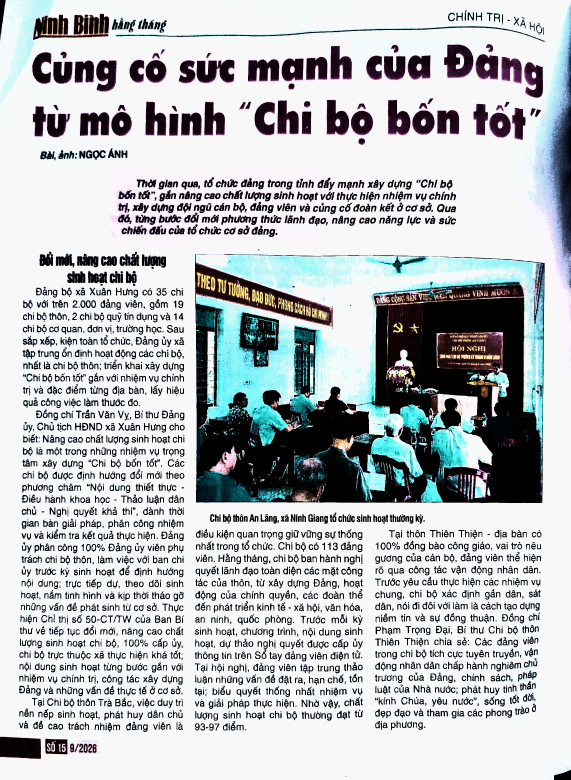
#> input picture giayto/app/de-an-nang-cap-scan/kiem-chung/R6.2/anh-app/IMG_NB_01_auto.jpg, 1713 x 2339 px (shown at 1/3 size)
$ python tao-camera-gia.py ../../de-an-nang-cap-scan/kiem-chung/R6.2/anh-app/IMG_NB_01_auto.jpg ../../de-an-nang-cap-scan/kiem-chung/R6.2/anh-app/IMG_NB_01_eco.jpg
#> lines starting #> are read from the running program, lines starting #| are printed output that depends on the picture
# Tạo tệp camera giả (.y4m) cho Chromium (--use-file-for-fake-video-capture) từ một ảnh.
# Dùng: python3 -I scripts/playwright/tao-camera-gia.py anh.jpg ra.y4m [x0 y0 x1 y1]  (vùng cắt tuỳ chọn, ví dụ khung ngắm trong ảnh chụp màn hình)
import sys
from PIL import Image
src, out = sys.argv[1], sys.argv[2]
im = Image.open(src).convert("RGB")
#> im is the input picture: PIL image 1713x2339 RGB; mean R, G, B 185.4, 190, 192.4
if len(sys.argv) == 7: im = im.crop(tuple(int(v) for v in sys.argv[3:7]))
W = 1920; H = round(W * im.height / im.width) // 2 * 2
#> after `H = round(W * im.height / im.width) // 2 * 2`: H = 2622
v = im.resize((W, H))
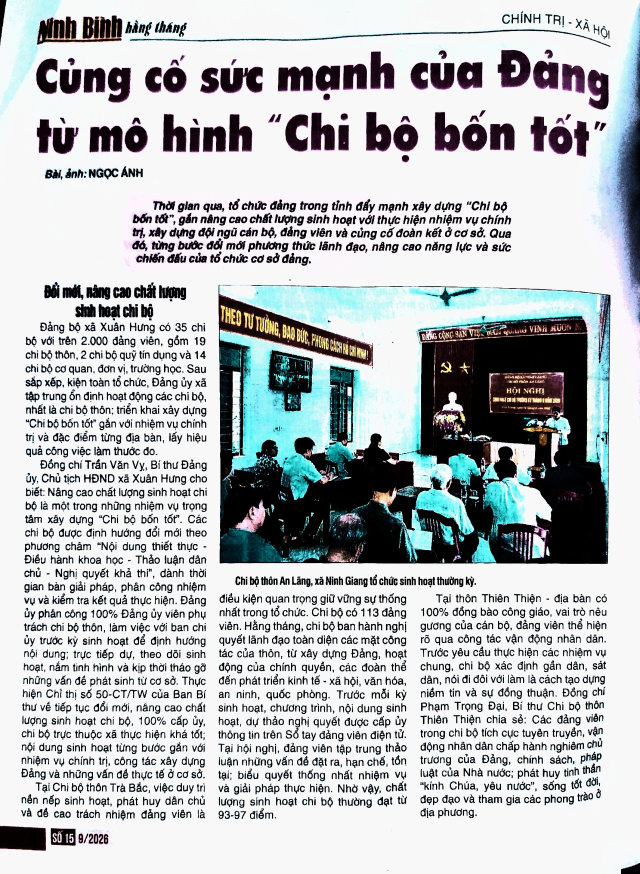
#> v: PIL image 1920x2622 RGB (shown at 1/3 size); mean R, G, B 185.6, 190.1, 192.3
Y, Cb, Cr = v.convert("YCbCr").split()
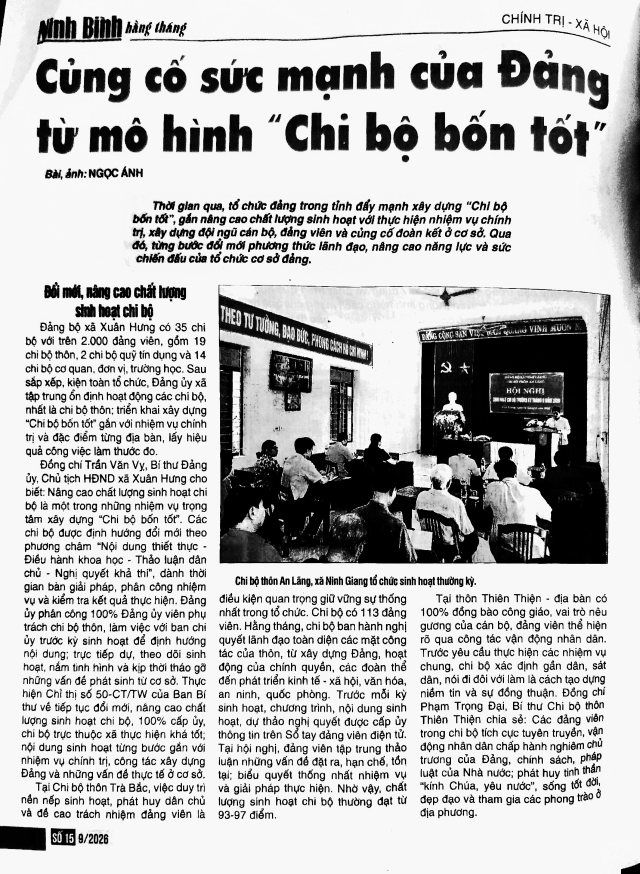
#> Y: PIL image 1920x2622 L (shown at 1/3 size); min 0, max 255, mean 188.7
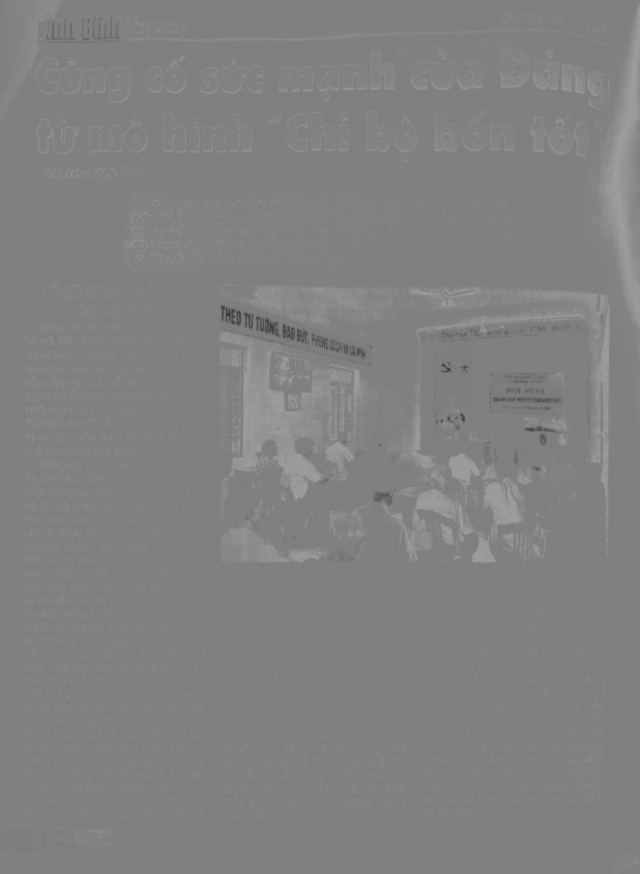
#> Cb: PIL image 1920x2622 L (shown at 1/3 size); min 49, max 164, mean 129.6
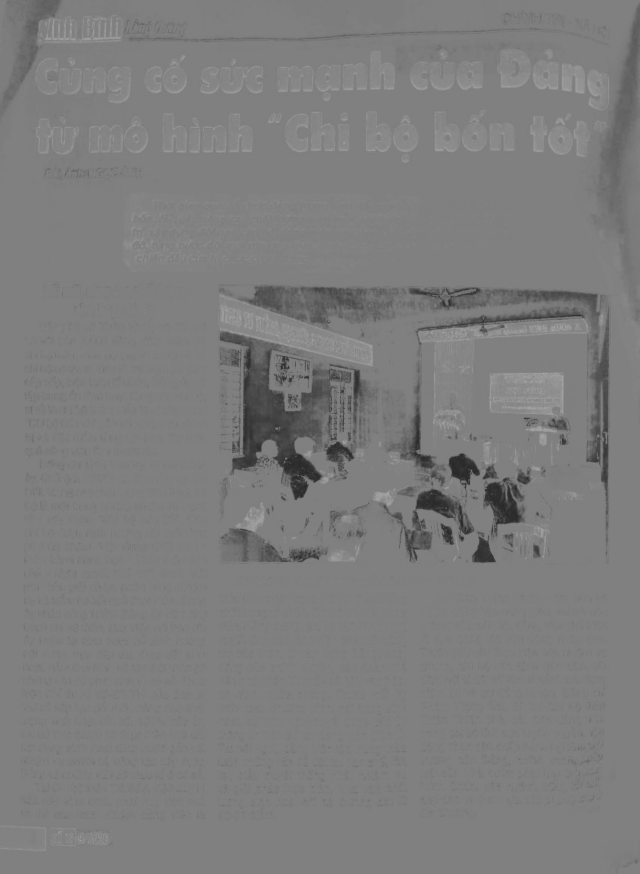
#> Cr: PIL image 1920x2622 L (shown at 1/3 size); min 34, max 171, mean 125.3
f = Y.tobytes() + Cb.resize((W // 2, H // 2)).tobytes() + Cr.resize((W // 2, H // 2)).tobytes()
with open(out, "wb") as o:
    o.write(f"YUV4MPEG2 W{W} H{H} F15:1 Ip A1:1 C420jpeg\n".encode())
    for _ in range(4): o.write(b"FRAME\n" + f)
print(out, W, H)
#| ../../de-an-nang-cap-scan/kiem-chung/R6.2/anh-app/IMG_NB_01_eco.jpg 1920 2622

$ run again, on giayto/app/de-an-nang-cap-scan/kiem-chung/R6.2/anh-app/IMG_NB_01_ink.jpg
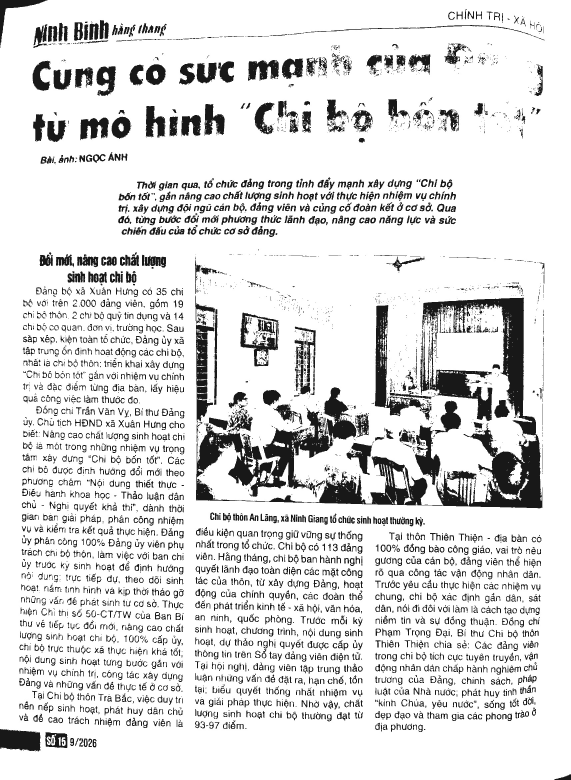
#> input picture giayto/app/de-an-nang-cap-scan/kiem-chung/R6.2/anh-app/IMG_NB_01_ink.jpg, 1713 x 2339 px (shown at 1/3 size)
#> im is the input picture: PIL image 1713x2339 RGB; min 9, max 255, mean 221
#> `v = im.resize((W, H))`:
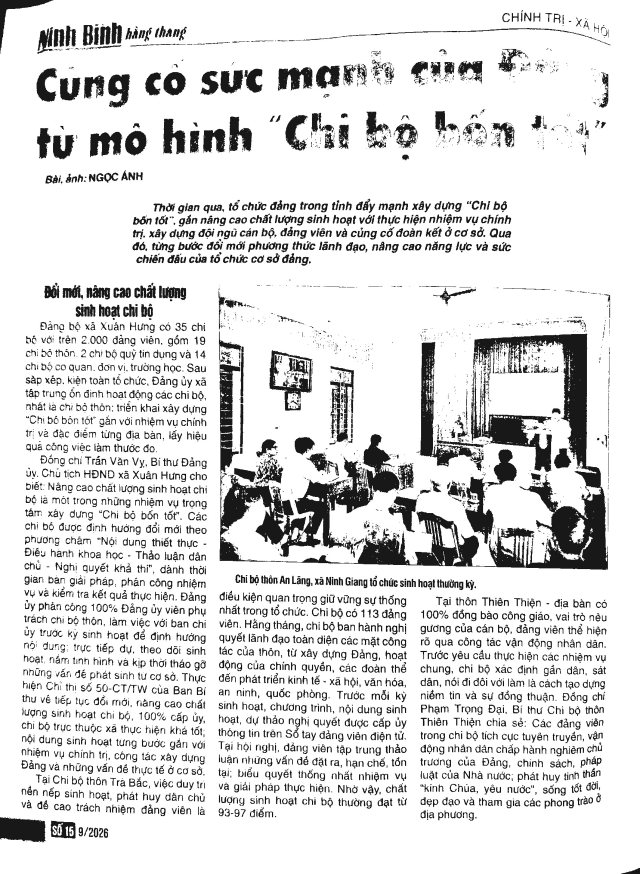
#> v: PIL image 1920x2622 RGB (shown at 1/3 size); min 0, max 255, mean 220.4
#> Cb: PIL image 1920x2622 L; every value is 128
#| ../../de-an-nang-cap-scan/kiem-chung/R6.2/anh-app/IMG_NB_01_ink.jpg 1920 2622
